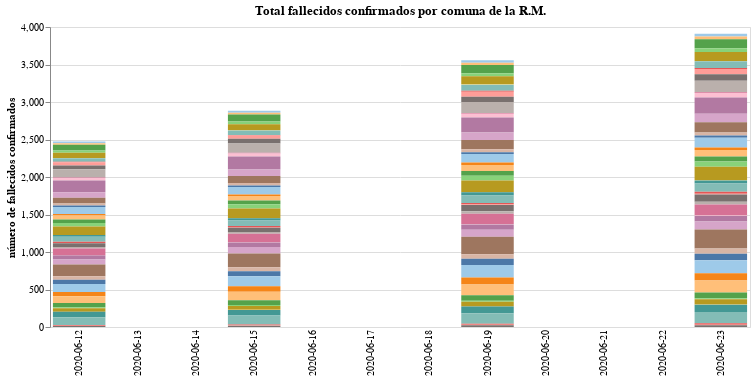

Notebook cell for this chart:
### Markdown cell above
# Evolución del total de fallecidos confirmados por comuna

### Code cell
#collapse-hide
import numpy as np
import pandas as pd
import altair as alt
from IPython.display import display, Markdown, display_html, HTML

#download the data
county_deaths_raw = pd.read_csv(
    "https://raw.githubusercontent.com/MinCiencia/Datos-COVID19/master/output/producto38/CasosFallecidosPorComuna.csv")
#select Metropolitan region
county_deaths_RM_raw = county_deaths_raw.query(
    "Region=='Metropolitana'").drop(
    columns=["Region", "Codigo region", "Codigo comuna"]).set_index("Comuna")
#first and last report date
first_date = county_deaths_RM_raw.T.iloc[1].name
last_date = county_deaths_raw.T.iloc[-1].name
#build dataframe with all the dates since first date to last date
county_deaths_RM = pd.DataFrame()
county_deaths_RM["Fecha"] = pd.date_range(start=first_date, end=last_date).strftime('%Y-%m-%d')
county_deaths_RM = county_deaths_RM.set_index("Fecha")
#transpose the dataframe
county_deaths_RM_raw = county_deaths_RM_raw.T
#build the dataframe with all the data from the reports
county_deaths_RM[list(county_deaths_RM_raw.columns)] = county_deaths_RM_raw[list(county_deaths_RM_raw.columns)]

#data in long form to plot it on Altair
county_deaths_RM_long_form = county_deaths_RM.drop(
    columns="Total").reset_index().melt("Fecha", var_name="Comuna", value_name="Fallecidos confirmados")

#plot the data
input_dropdown = alt.binding_select(options=county_deaths_RM_long_form['Comuna'].unique())
selection1 = alt.selection_single(fields=['Comuna'], bind=input_dropdown, name=' ')
selection2 = alt.selection_multi(fields=['Comuna'], on='mouseover')

color = alt.condition(selection1 | selection2,
                    alt.Color('Comuna:N', scale=alt.Scale(scheme='tableau20'), legend=None),
                    alt.value('lightgray'))

bars1 = alt.Chart(county_deaths_RM_long_form.fillna(0)).mark_bar().encode(
    x=alt.X("Fecha", axis=alt.Axis(title="", domain=False, tickSize=0)),
    y=alt.Y("Fallecidos confirmados", axis=alt.Axis(title="número de fallecidos confirmados")),
    tooltip = ["Fecha", "Comuna", "Fallecidos confirmados"],
    color = color
).properties(
    title="Total fallecidos confirmados por comuna de la R.M.",
    width=700).add_selection(
    selection1, selection2
).transform_filter(
    selection1
)

bars1

### Figure 1 — Vega-Lite specification as saved in the notebook (floating-point values rounded to 4 significant figures; data arrays with more than 128 entries replaced by an {"elided": "..."} marker saying what was removed)
{"config": {"view": {"continuousWidth": 400, "continuousHeight": 300}}, "data": {"name": "data-7ead56c1813c9f7b99d10870f2443226"}, "mark": "bar", "encoding": {"color": {"condition": {"type": "nominal", "field": "Comuna", "legend": null, "scale": {"scheme": "tableau20"}, "selection": {"or": [" ", "selector001"]}}, "value": "lightgray"}, "tooltip": [{"type": "nominal", "field": "Fecha"}, {"type": "nominal", "field": "Comuna"}, {"type": "quantitative", "field": "Fallecidos confirmados"}], "x": {"type": "nominal", "axis": {"domain": false, "tickSize": 0, "title": ""}, "field": "Fecha"}, "y": {"type": "quantitative", "axis": {"title": "número de fallecidos confirmados"}, "field": "Fallecidos confirmados"}}, "selection": {" ": {"type": "single", "fields": ["Comuna"], "bind": {"input": "select", "options": ["Alhue", "Buin", "Calera de Tango", "Cerrillos", "Cerro Navia", "Colina", "Conchali", "Curacavi", "El Bosque", "El Monte", "Estacion Central", "Huechuraba", "Independencia", "Isla de Maipo", "La Cisterna", "La Florida", "La Granja", "La Pintana", "La Reina", "Lampa", "Las Condes", "Lo Barnechea", "Lo Espejo", "Lo Prado", "Macul", "Maipu", "Maria Pinto", "Melipilla", "Nunoa", "Padre Hurtado", "Paine", "Pedro Aguirre Cerda", "Penaflor", "Penalolen", "Pirque", "Providencia", "Pudahuel", "Puente Alto", "Quilicura", "Quinta Normal", "Recoleta", "Renca", "San Bernardo", "San Joaquin", "San Jose de Maipo", "San Miguel", "San Pedro", "San Ramon", "Santiago", "Talagante", "Tiltil", "Vitacura", "Desconocido Metropolitana"]}}, "selector001": {"type": "multi", "fields": ["Comuna"], "on": "mouseover"}}, "title": "Total fallecidos confirmados por comuna de la R.M.", "transform": [{"filter": {"selection": " "}}], "width": 700, "$schema": "https://vega.github.io/schema/vega-lite/v4.8.1.json", "datasets": {"data-7ead56c1813c9f7b99d10870f2443226": {"elided": "636 records"}}}
